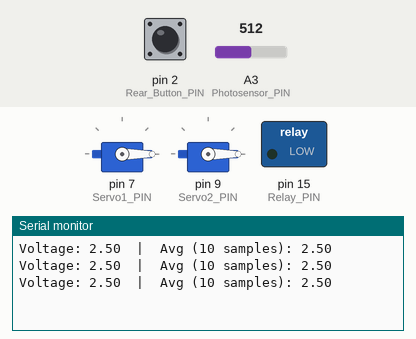
The sketch below on a simulated Arduino Uno, built with avr-gcc and run on an emulated ATmega328P. Shown: 2 × servo, switched loads named in the sketch (green lamp = pin HIGH), the last lines printed to the serial monitor. Inputs (shaded band) come from the test bench; at power-on: A3 (Photosensor_PIN) = 512, pin 2 (Rear_Button_PIN) HIGH.

Above: at 2.2 s.
2.3 s: A3 (Photosensor_PIN) set to 23
At 2.31 s:
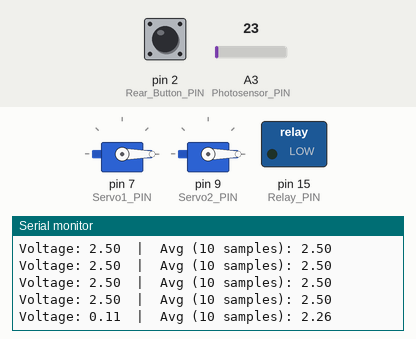
3.8 s: A3 (Photosensor_PIN) set to 18
At 3.81 s:
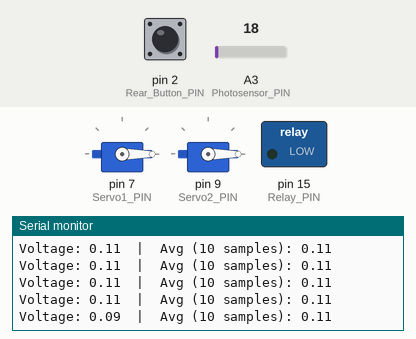
Timing chart, 0 to 6.8 s (numbered marks = the images above; inputs shaded):
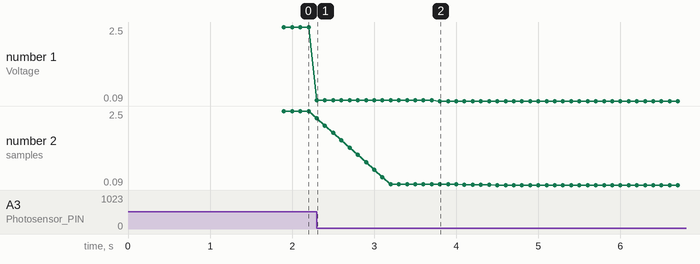

Measured:
- after the input at 2.3 s, the serial monitor: prints a new line at once (image 1)
- after the input at 3.8 s, the serial monitor: prints a new line at once (image 2)
- plotted number 1: 2.5 → 0.11 after the input at 2.3 s, 0.11 → 0.09 after the input at 3.8 s
- plotted number 2: 2.5 → 0.11 after the input at 2.3 s, 0.11 → 0.09 after the input at 3.8 s

The sketch:

ChemE_Car_Script_AvgV.ino
```cpp
#include <Servo.h>

Servo servoKI;
Servo servoHCl;

// Component pins
#define Photosensor_PIN A3
#define Relay_PIN 15
#define Rear_Button_PIN 2
#define Servo1_PIN 7
#define Servo2_PIN 9

// Global variables
volatile bool buttonFlag = false;
unsigned long lastMillis = 0;
unsigned long lastMillisPhoto = 0;
unsigned long lastDebounceTime = 0;
const unsigned long debounceDelay = 8000;
bool relayON = false;
bool isRunning = false;
double Voltage = 0;

// Rolling average buffer
const int V_BUFFER_SIZE = 10;
double voltageBuffer[V_BUFFER_SIZE] = {0};
int bufferIndex = 0;
bool bufferFull = false;

void setup() {
  Serial.begin(9600);

  servoKI.attach(Servo1_PIN);
  servoKI.write(0);
  servoHCl.attach(Servo2_PIN);
  servoHCl.write(0);
  delay(1000);

  pinMode(Photosensor_PIN, INPUT);
  pinMode(Relay_PIN, OUTPUT);
  pinMode(Rear_Button_PIN, INPUT_PULLUP);

  attachInterrupt(digitalPinToInterrupt(Rear_Button_PIN), buttonPressed, FALLING);
  digitalWrite(Relay_PIN, LOW);
}

void loop() {
  if (buttonFlag) {
    buttonFlag = false;

    if (!isRunning && millis() - lastDebounceTime > debounceDelay) {
      lastDebounceTime = millis();
      isRunning = true;
      Serial.println("Button pressed");
      digitalWrite(Relay_PIN, LOW);
      moveServos();
      digitalWrite(Relay_PIN, HIGH);
      isRunning = false;
    }
  }

  // Sample voltage every 100ms so buffer fills with 10 readings over ~1s
  if (millis() - lastMillisPhoto >= 100) {
    lastMillisPhoto = millis();
    Voltage = getVoltage();

    // Store in circular buffer
    voltageBuffer[bufferIndex] = Voltage;
    bufferIndex = (bufferIndex + 1) % V_BUFFER_SIZE;
    if (bufferIndex == 0) bufferFull = true;

    // Only evaluate average once buffer has a full 10-sample window
    if (bufferFull) {
      double avgV = getAverageVoltage();

      Serial.print("Voltage: ");
      Serial.print(Voltage);
      Serial.print("  |  Avg (10 samples): ");
      Serial.println(avgV);

      if (limitReached(avgV)) {
        digitalWrite(Relay_PIN, LOW);
      }
    }
  }
}

void buttonPressed() {
  buttonFlag = true;
}

// Compute average of the rolling buffer
double getAverageVoltage() {
  double sum = 0;
  for (int i = 0; i < V_BUFFER_SIZE; i++) {
    sum += voltageBuffer[i];
  }
  double avgV = sum / V_BUFFER_SIZE;
  return avgV;
}

// Now accepts the pre-computed average instead of re-sampling
bool limitReached(double avgV) {
  float activationVoltage = 0.1;
  if (avgV <= activationVoltage) {
    Serial.println("Limit breached");
    return true;
  }
  return false;
}

void normalizeVoltage() {
  // Normalize voltage to ambient conditions as baseline
}

double getVoltage() {
  int rawValue = analogRead(Photosensor_PIN);
  float voltage = rawValue * (5.0 / 1023.0);
  return voltage;
}

void moveServos() {
  servoKI.attach(Servo1_PIN);
  servoHCl.attach(Servo2_PIN);

  servoHCl.write(175);
  delay(1300);
  servoHCl.write(0);
  delay(1000);
  servoKI.write(175);
  delay(1300);
  servoKI.write(0);
  delay(500);

  servoKI.detach();
  servoHCl.detach();
}
```
